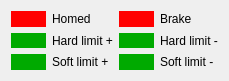
    <widget class="QWidget" name="layoutWidget_5">
     <property name="geometry">
      <rect>
       <x>4</x>
       <y>22</y>
       <width>229</width>
       <height>81</height>
      </rect>
     </property>
     <layout class="QGridLayout" name="gridLayout_13">
      <item row="0" column="0">
       <widget class="QLabel" name="label_n1_homed">
        <property name="styleSheet">
         <string>background-color: rgb(255, 0, 0);</string>
        </property>
        <property name="text">
         <string/>
        </property>
       </widget>
      </item>
      <item row="0" column="1">
       <widget class="QLabel" name="label_n1_home">
        <property name="text">
         <string>Homed</string>
        </property>
       </widget>
      </item>
      <item row="0" column="2">
       <widget class="QLabel" name="N1_brake_label">
        <property name="styleSheet">
         <string>background-color: rgb(255, 0, 0);</string>
        </property>
        <property name="text">
         <string/>
        </property>
       </widget>
      </item>
      <item row="0" column="3">
       <widget class="QLabel" name="label_58">
        <property name="text">
         <string>Brake</string>
        </property>
       </widget>
      </item>
      <item row="1" column="0">
       <widget class="QLabel" name="label_n1_hard_limitP">
        <property name="styleSheet">
         <string>background-color: rgb(0, 170, 0);</string>
        </property>
        <property name="text">
         <string/>
        </property>
       </widget>
      </item>
      <item row="1" column="1">
       <widget class="QLabel" name="label_61">
        <property name="text">
         <string>Hard limit +</string>
        </property>
       </widget>
      </item>
      <item row="1" column="2">
       <widget class="QLabel" name="label_n1_hard_limitM">
        <property name="styleSheet">
         <string>background-color: rgb(0, 170, 0);</string>
        </property>
        <property name="text">
         <string/>
        </property>
       </widget>
      </item>
      <item row="1" column="3">
       <widget class="QLabel" name="label_63">
        <property name="text">
         <string>Hard limit -</string>
        </property>
       </widget>
      </item>
      <item row="2" column="2">
       <widget class="QLabel" name="label_n1_soft_limitN">
        <property name="styleSheet">
         <string>background-color: rgb(0, 170, 0);</string>
        </property>
        <property name="text">
         <string/>
        </property>
       </widget>
      </item>
      <item row="2" column="0">
       <widget class="QLabel" name="label_n1_soft_limitP">
        <property name="styleSheet">
         <string>background-color: rgb(0, 170, 0);</string>
        </property>
        <property name="text">
         <string/>
        </property>
       </widget>
      </item>
      <item row="2" column="1">
       <widget class="QLabel" name="label_62">
        <property name="text">
         <string>Soft limit +</string>
        </property>
       </widget>
      </item>
      <item row="2" column="3">
       <widget class="QLabel" name="label_64">
        <property name="text">
         <string>Soft limit -</string>
        </property>
       </widget>
      </item>
     </layout>
    </widget>
